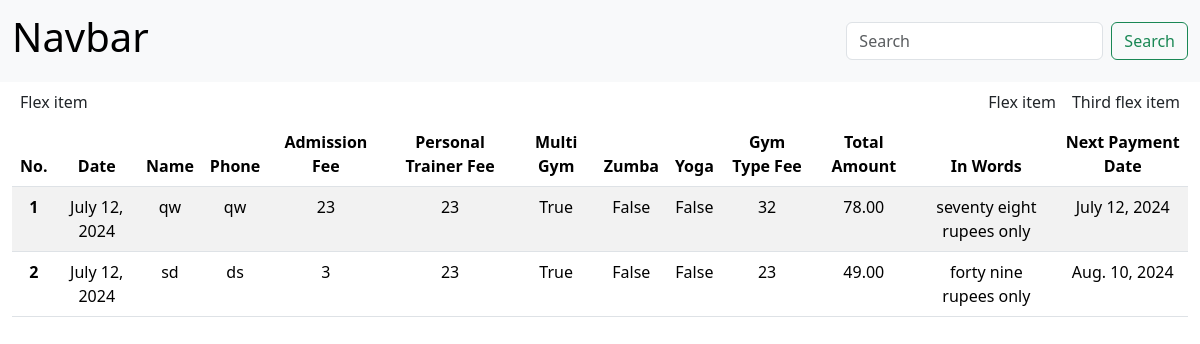
Screenshot of /receipt_view with the database file from the repository.
### home/models.py (models this page shows, shortened)
class Receipt(models.Model):
    date = models.DateField()
    slno = models.AutoField(primary_key=True)
    name = models.CharField(max_length=100)
    phone = models.CharField(max_length=15)
    admission_fee = models.ImageField()
    personal_trainer_fee = models.ImageField()
    multi_gym = models.BooleanField(default=False)
    zumba = models.BooleanField(default=False)
    yoga = models.BooleanField(default=False)
    gym_type_fee = models.ImageField()
    total_amount = models.ImageField()
    in_words = models.CharField(max_length=255)
    next_payment_date = models.DateField()

### home/views.py (the view)
# urls.py: path("receipt_view", views.receipt_view, name="receipt_view"),
def receipt_view(request):
    receipts = Receipt.objects.all()
    context = {
        'receipts': receipts
    }
    return render(request, "receipt_view.html", context)

### templates/receipt_view.html (shortened to what this page needs)
<!doctype html>
<html lang="en">
<head>
    <link href="https://cdn.jsdelivr.net/npm/bootstrap@5.3.3/dist/css/bootstrap.min.css" rel="stylesheet">
</head>
<body>
    <nav class="navbar bg-body-tertiary">
        <div class="container-fluid">
            <a class="navbar-brand"><h1>Navbar</h1></a>
            <form class="d-flex" role="search">
                <input class="form-control me-2" type="search" placeholder="Search" aria-label="Search">
                <button class="btn btn-outline-success" type="submit">Search</button>
            </form>
        </div>
    </nav>
    <div class="container-fluid">
        <div class="d-flex">
            <div class="p-2 flex-grow-1">Flex item</div>
            <div class="p-2">Flex item</div>
            <div class="p-2">Third flex item</div>
        </div>
        <table class="table table-striped" style="text-align: center;">
            <thead>
                <tr>
                    <th scope="col">No.</th>
                    <th scope="col">Date</th>
                    <th scope="col">Name</th>
                    <th scope="col">Phone</th>
                    <th scope="col">Admission Fee</th>
                    <th scope="col">Personal Trainer Fee</th>
                    <th scope="col">Multi Gym</th>
                    <th scope="col">Zumba</th>
                    <th scope="col">Yoga</th>
                    <th scope="col">Gym Type Fee</th>
                    <th scope="col">Total Amount</th>
                    <th scope="col">In Words</th>
                    <th scope="col">Next Payment Date</th>
                </tr>
            </thead>
            <tbody>
                {% for receipt in receipts %}
                <tr>
                    <th scope="row">{{ forloop.counter }}</th>
                    <td>{{ receipt.date }}</td>
                    <td>{{ receipt.name }}</td>
                    <td>{{ receipt.phone }}</td>
                    <td>{{ receipt.admission_fee }}</td>
                    <td>{{ receipt.personal_trainer_fee }}</td>
                    <td>{{ receipt.multi_gym }}</td>
                    <td>{{ receipt.zumba }}</td>
                    <td>{{ receipt.yoga }}</td>
                    <td>{{ receipt.gym_type_fee }}</td>
                    <td>{{ receipt.total_amount }}</td>
                    <td>{{ receipt.in_words }}</td>
                    <td>{{ receipt.next_payment_date }}</td>
                </tr>
                {% endfor %}
            </tbody>
        </table>
    </div>
</body>
</html>

### rows the page displays
Receipt: date "July 12, 2024", name "qw", phone "qw", admission_fee "23", personal_trainer_fee "23", multi_gym "True", zumba "False", yoga "False", gym_type_fee "32", total_amount "78.00", in_words "seventy eight rupees only", next_payment_date "July 12, 2024"
Receipt: date "July 12, 2024", name "sd", phone "ds", admission_fee "3", personal_trainer_fee "23", multi_gym "True", zumba "False", yoga "False", gym_type_fee "23", total_amount "49.00", in_words "forty nine rupees only", next_payment_date "Aug. 10, 2024"
